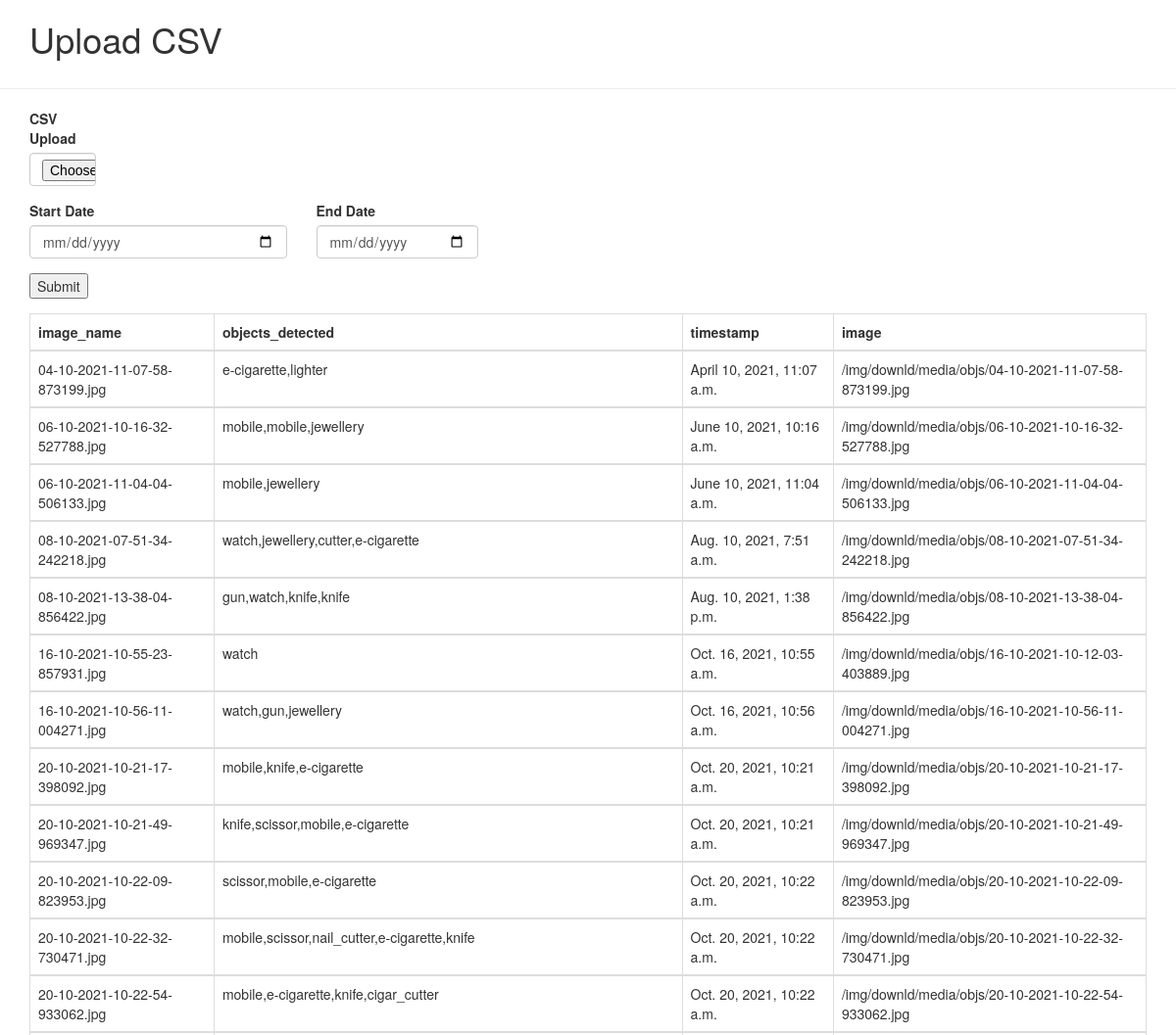
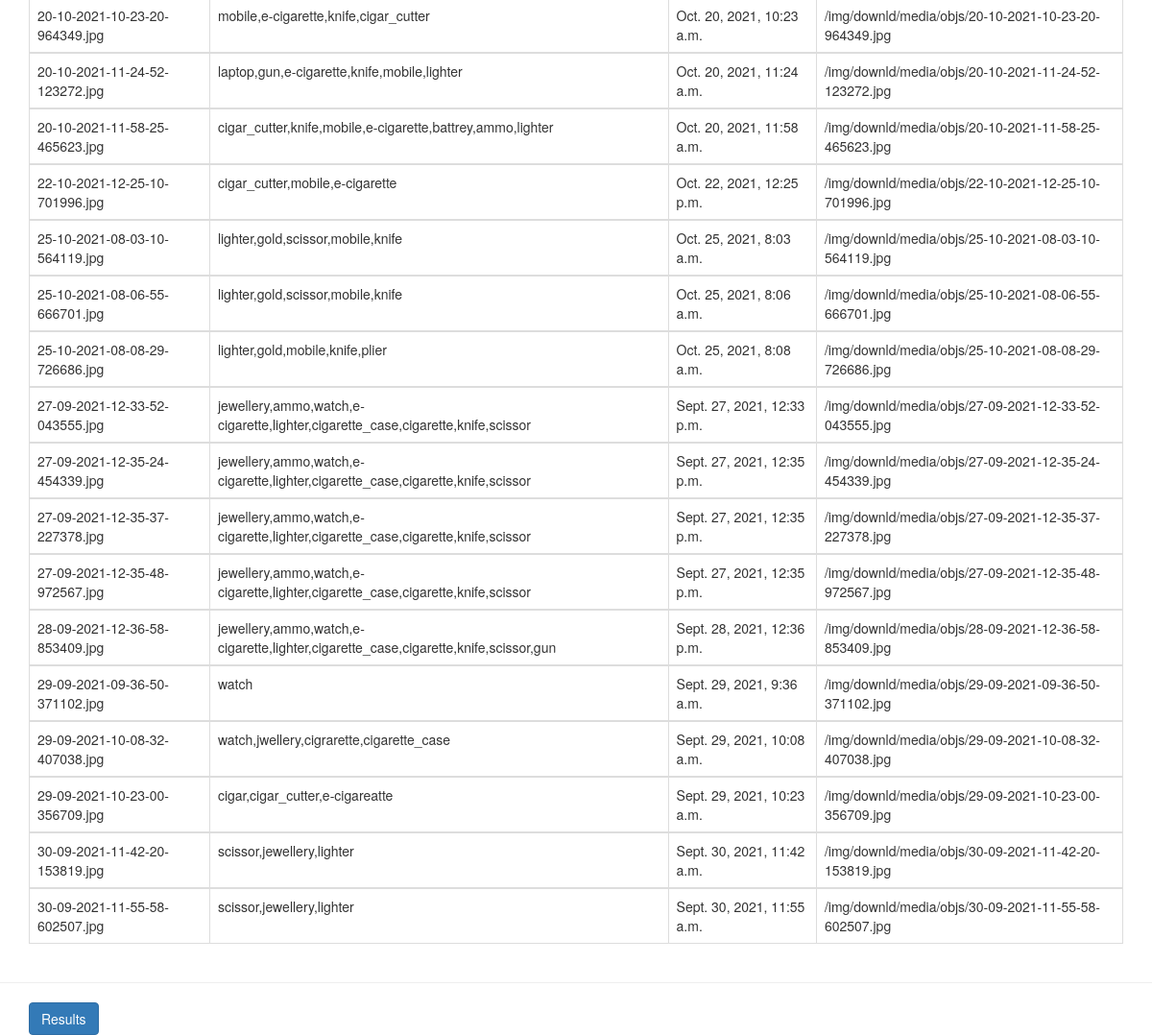
Page /upload/ on the committed database (2 pictures, top to bottom).
### app1/models.py (models this page shows, shortened)
class Image(models.Model):
    image_name = models.CharField(max_length=100)
    objects_detected = models.CharField(max_length=500)
    timestamp = models.DateTimeField()
    image = models.ImageField(upload_to='media/objs/')
    class Meta:
        db_table = "ImageList"

### app1/views.py (the view, shortened to what this page needs)
# urls.py: path('upload/', views.upload, name='upload'),
def upload(request):
    return render(request, 'upload.html', context={"data":Image.objects.all()})

### app1/templates/upload.html (shortened to what this page needs)
{% extends "base.html" %}
{% block content %}<div class="container"><h1>Upload CSV</h1></div>{% endblock %}
{% block form %}
<div class="container">
<form style="text-align:left;" action="{% url 'results' %}" method="POST">
    <div class="form-group row">
        <div class="col-xs-1">
            <label>CSV Upload</label>
            <input class="form-control" type='file'>
        </div>
    </div>
    <div class="form-group row">
        <div class="col-xs-3">
            <label>Start Date</label>
            <input class="form-control" type='date' name="start_date" >
        </div>
        <div class="col-xs-2">
            <label>End Date</label>
            <input class="form-control" type='date' name="end_date" >
        </div>
    </div>
    <div class="form-group row">
        <div class="col-xs-2">
            <input type="submit" value="Submit">
        </div>
    </div>
    </form>
</div>
{% endblock %}
{% block table %}
<div class="container">
    <table class="table table-bordered">
        <thead>
            <tr>
                <th>image_name</th>
                <th>objects_detected</th>
                <th>timestamp</th>
                <th>image</th>
            </tr>
          </thead>
          {% for row in data %}
          <tbody>
            <tr>
                <td>{{row.image_name}}</td>
                <td>{{row.objects_detected}}</td>
                <td>{{row.timestamp}}</td>
                <td>{{row.image.url}}</td>
            </tr>
        </tbody>
            {% endfor %}
    </table>
</div>
{% endblock %}
{% block data %}
<div class="container">
<div>
    <a href="{% url 'upload' %}" class="btn btn-primary"> Results </a>
</div>
</div>
{% endblock %}

### app1/templates/base.html (shortened to what this page needs)
<!DOCTYPE html>
<html lang="en">
<head>
  <link rel="stylesheet" href="https://maxcdn.bootstrapcdn.com/bootstrap/3.4.1/css/bootstrap.min.css">
</head>
<body>
    {% block content %}  {% endblock %}
    <hr>
    {% block form %}  {% endblock %}
    {% block table %}  {% endblock %}
    <hr>
    {% block data %}  {% endblock %}
</body>
</html>

### rows in the picture
Image: image_name "04-10-2021-11-07-58-873199.jpg", objects_detected "e-cigarette,lighter", timestamp "April 10, 2021, 11:07 a.m.", image "/img/downld/media/objs/04-10-2021-11-07-58-873199.jpg"
Image: image_name "06-10-2021-10-16-32-527788.jpg", objects_detected "mobile,mobile,jewellery", timestamp "June 10, 2021, 10:16 a.m.", image "/img/downld/media/objs/06-10-2021-10-16-32-527788.jpg"
Image: image_name "06-10-2021-11-04-04-506133.jpg", objects_detected "mobile,jewellery", timestamp "June 10, 2021, 11:04 a.m.", image "/img/downld/media/objs/06-10-2021-11-04-04-506133.jpg"
Image: image_name "08-10-2021-07-51-34-242218.jpg", objects_detected "watch,jewellery,cutter,e-cigarette", timestamp "Aug. 10, 2021, 7:51 a.m.", image "/img/downld/media/objs/08-10-2021-07-51-34-242218.jpg"
Image: image_name "08-10-2021-13-38-04-856422.jpg", objects_detected "gun,watch,knife,knife", timestamp "Aug. 10, 2021, 1:38 p.m.", image "/img/downld/media/objs/08-10-2021-13-38-04-856422.jpg"
Image: image_name "16-10-2021-10-55-23-857931.jpg", objects_detected "watch", timestamp "Oct. 16, 2021, 10:55 a.m.", image "/img/downld/media/objs/16-10-2021-10-12-03-403889.jpg"
Image: image_name "16-10-2021-10-56-11-004271.jpg", objects_detected "watch,gun,jewellery", timestamp "Oct. 16, 2021, 10:56 a.m.", image "/img/downld/media/objs/16-10-2021-10-56-11-004271.jpg"
Image: image_name "20-10-2021-10-21-17-398092.jpg", objects_detected "mobile,knife,e-cigarette", timestamp "Oct. 20, 2021, 10:21 a.m.", image "/img/downld/media/objs/20-10-2021-10-21-17-398092.jpg"
Image: image_name "20-10-2021-10-21-49-969347.jpg", objects_detected "knife,scissor,mobile,e-cigarette", timestamp "Oct. 20, 2021, 10:21 a.m.", image "/img/downld/media/objs/20-10-2021-10-21-49-969347.jpg"
Image: image_name "20-10-2021-10-22-09-823953.jpg", objects_detected "scissor,mobile,e-cigarette", timestamp "Oct. 20, 2021, 10:22 a.m.", image "/img/downld/media/objs/20-10-2021-10-22-09-823953.jpg"
Image: image_name "20-10-2021-10-22-32-730471.jpg", objects_detected "mobile,scissor,nail_cutter,e-cigarette,knife", timestamp "Oct. 20, 2021, 10:22 a.m.", image "/img/downld/media/objs/20-10-2021-10-22-32-730471.jpg"
Image: image_name "20-10-2021-10-22-54-933062.jpg", objects_detected "mobile,e-cigarette,knife,cigar_cutter", timestamp "Oct. 20, 2021, 10:22 a.m.", image "/img/downld/media/objs/20-10-2021-10-22-54-933062.jpg"
Image: image_name "20-10-2021-10-23-20-964349.jpg", objects_detected "mobile,e-cigarette,knife,cigar_cutter", timestamp "Oct. 20, 2021, 10:23 a.m.", image "/img/downld/media/objs/20-10-2021-10-23-20-964349.jpg"
Image: image_name "20-10-2021-11-24-52-123272.jpg", objects_detected "laptop,gun,e-cigarette,knife,mobile,lighter", timestamp "Oct. 20, 2021, 11:24 a.m.", image "/img/downld/media/objs/20-10-2021-11-24-52-123272.jpg"
Image: image_name "20-10-2021-11-58-25-465623.jpg", objects_detected "cigar_cutter,knife,mobile,e-cigarette,battrey,ammo,lighter", timestamp "Oct. 20, 2021, 11:58 a.m.", image "/img/downld/media/objs/20-10-2021-11-58-25-465623.jpg"
Image: image_name "22-10-2021-12-25-10-701996.jpg", objects_detected "cigar_cutter,mobile,e-cigarette", timestamp "Oct. 22, 2021, 12:25 p.m.", image "/img/downld/media/objs/22-10-2021-12-25-10-701996.jpg"
Image: image_name "25-10-2021-08-03-10-564119.jpg", objects_detected "lighter,gold,scissor,mobile,knife", timestamp "Oct. 25, 2021, 8:03 a.m.", image "/img/downld/media/objs/25-10-2021-08-03-10-564119.jpg"
Image: image_name "25-10-2021-08-06-55-666701.jpg", objects_detected "lighter,gold,scissor,mobile,knife", timestamp "Oct. 25, 2021, 8:06 a.m.", image "/img/downld/media/objs/25-10-2021-08-06-55-666701.jpg"
Image: image_name "25-10-2021-08-08-29-726686.jpg", objects_detected "lighter,gold,mobile,knife,plier", timestamp "Oct. 25, 2021, 8:08 a.m.", image "/img/downld/media/objs/25-10-2021-08-08-29-726686.jpg"
Image: image_name "27-09-2021-12-33-52-043555.jpg", objects_detected "jewellery,ammo,watch,e-cigarette,lighter,cigarette_case,cigarette,knife,scissor", timestamp "Sept. 27, 2021, 12:33 p.m.", image "/img/downld/media/objs/27-09-2021-12-33-52-043555.jpg"
Image: image_name "27-09-2021-12-35-24-454339.jpg", objects_detected "jewellery,ammo,watch,e-cigarette,lighter,cigarette_case,cigarette,knife,scissor", timestamp "Sept. 27, 2021, 12:35 p.m.", image "/img/downld/media/objs/27-09-2021-12-35-24-454339.jpg"
Image: image_name "27-09-2021-12-35-37-227378.jpg", objects_detected "jewellery,ammo,watch,e-cigarette,lighter,cigarette_case,cigarette,knife,scissor", timestamp "Sept. 27, 2021, 12:35 p.m.", image "/img/downld/media/objs/27-09-2021-12-35-37-227378.jpg"
Image: image_name "27-09-2021-12-35-48-972567.jpg", objects_detected "jewellery,ammo,watch,e-cigarette,lighter,cigarette_case,cigarette,knife,scissor", timestamp "Sept. 27, 2021, 12:35 p.m.", image "/img/downld/media/objs/27-09-2021-12-35-48-972567.jpg"
Image: image_name "28-09-2021-12-36-58-853409.jpg", objects_detected "jewellery,ammo,watch,e-cigarette,lighter,cigarette_case,cigarette,knife,scissor,gun", timestamp "Sept. 28, 2021, 12:36 p.m.", image "/img/downld/media/objs/28-09-2021-12-36-58-853409.jpg"
Image: image_name "29-09-2021-09-36-50-371102.jpg", objects_detected "watch", timestamp "Sept. 29, 2021, 9:36 a.m.", image "/img/downld/media/objs/29-09-2021-09-36-50-371102.jpg"
Image: image_name "29-09-2021-10-08-32-407038.jpg", objects_detected "watch,jwellery,cigrarette,cigarette_case", timestamp "Sept. 29, 2021, 10:08 a.m.", image "/img/downld/media/objs/29-09-2021-10-08-32-407038.jpg"
Image: image_name "29-09-2021-10-23-00-356709.jpg", objects_detected "cigar,cigar_cutter,e-cigareatte", timestamp "Sept. 29, 2021, 10:23 a.m.", image "/img/downld/media/objs/29-09-2021-10-23-00-356709.jpg"
Image: image_name "30-09-2021-11-42-20-153819.jpg", objects_detected "scissor,jewellery,lighter", timestamp "Sept. 30, 2021, 11:42 a.m.", image "/img/downld/media/objs/30-09-2021-11-42-20-153819.jpg"
Image: image_name "30-09-2021-11-55-58-602507.jpg", objects_detected "scissor,jewellery,lighter", timestamp "Sept. 30, 2021, 11:55 a.m.", image "/img/downld/media/objs/30-09-2021-11-55-58-602507.jpg"
